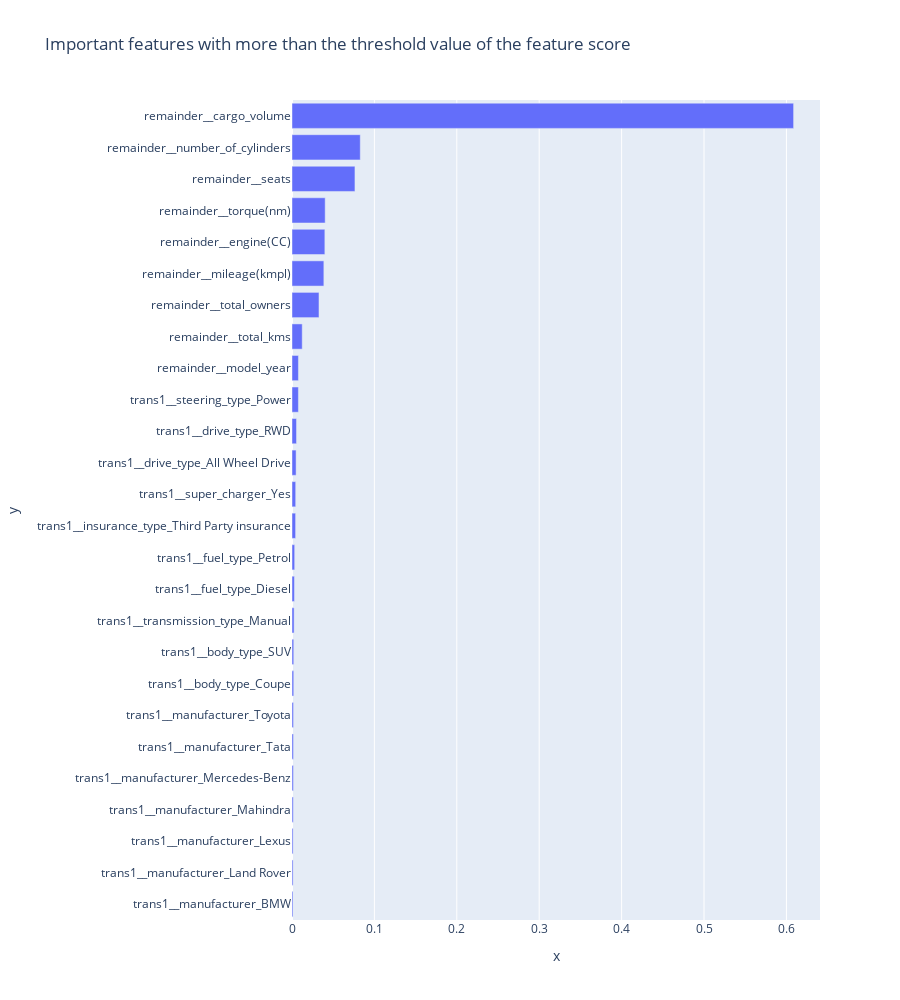

The notebook cell saved with this chart:
### Code cell
fig = px.bar(x = sorted_scores, y = columns, title = 'Important features with more than the threshold value of the feature score')
fig.update_layout(height = 1000)
fig.show()

### Figure 1 — Plotly figure (JSON) as saved in the notebook; plotly's stock layout.template omitted (floating-point values rounded to 4 significant figures)
{"data": [{"alignmentgroup": "True", "hovertemplate": "x=%{x}<br>y=%{y}<extra></extra>", "legendgroup": "", "marker": {"color": "#636efa", "pattern": {"shape": ""}}, "name": "", "offsetgroup": "", "orientation": "h", "showlegend": false, "textposition": "auto", "type": "bar", "x": [0.001231, 0.001329, 0.001339, 0.001554, 0.0017, 0.001812, 0.001854, 0.002111, 0.002122, 0.002553, 0.002948, 0.003248, 0.004365, 0.004482, 0.004976, 0.005487, 0.007772, 0.007803, 0.01241, 0.03274, 0.03866, 0.03988, 0.04026, 0.0764, 0.08286, 0.6087], "xaxis": "x", "y": ["trans1__manufacturer_BMW", "trans1__manufacturer_Land Rover", "trans1__manufacturer_Lexus", "trans1__manufacturer_Mahindra", "trans1__manufacturer_Mercedes-Benz", "trans1__manufacturer_Tata", "trans1__manufacturer_Toyota", "trans1__body_type_Coupe", "trans1__body_type_SUV", "trans1__transmission_type_Manual", "trans1__fuel_type_Diesel", "trans1__fuel_type_Petrol", "trans1__insurance_type_Third Party insurance", "trans1__super_charger_Yes", "trans1__drive_type_All Wheel Drive", "trans1__drive_type_RWD", "trans1__steering_type_Power", "remainder__model_year", "remainder__total_kms", "remainder__total_owners", "remainder__mileage(kmpl)", "remainder__engine(CC)", "remainder__torque(nm)", "remainder__seats", "remainder__number_of_cylinders", "remainder__cargo_volume"], "yaxis": "y"}], "layout": {"barmode": "relative", "height": 1000, "legend": {"tracegroupgap": 0}, "title": {"text": "Important features with more than the threshold value of the feature score"}, "xaxis": {"anchor": "y", "domain": [0, 1], "title": {"text": "x"}}, "yaxis": {"anchor": "x", "domain": [0, 1], "title": {"text": "y"}}}}
